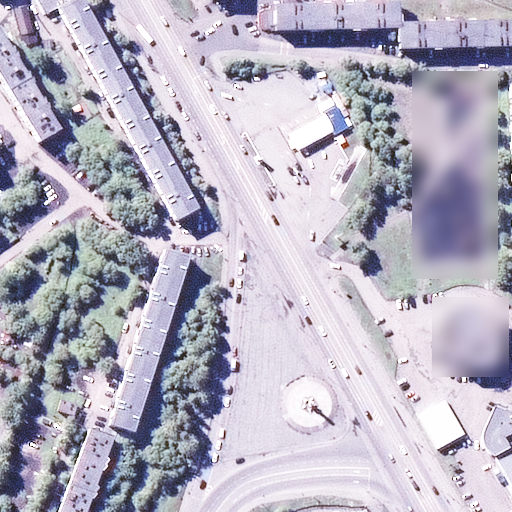
#> input picture data/test-images/12513_100_26.png, 512 x 512 px; its folder holds only this picture in this run
$ jupyter execute --allow-errors draw.ipynb
#> lines starting #> are read from the running program, lines starting #| are printed output that depends on the picture; after the words box and inside, x2 and y2 are one past the last pixel; in counts of white or black regions, pixels touching at a corner belong together
[cell 1]
import json
import pandas as pd

[cell 2]
with open("data/results-31.json") as f:
#> (reads data/results-31.json from the repository)
    data = json.load(f)

[cell 3]
test = pd.DataFrame(data)
test

[cell 4]
with open("data/image_file_name_to_image_id.json") as f:
#> (reads data/image_file_name_to_image_id.json from the repository)
    name_id = json.load(f)
df = pd.DataFrame(name_id,index=range(0,1))
df = df.T.reset_index()
df.columns = ['Değer', 'Dosya Adı']  #
id_name = dict(zip(df['Dosya Adı'], df['Değer']))
id_name

[cell 5]
test['image_id']  =test['image_id'].apply(lambda x: id_name[x])
test

#> (a cell that did not finish here is left out)

[cell 7]
import cv2


def draw_boxes(x):
    # Resmi yükleyelim
#> called with x = '12513_100_26.png'
    image_path = 'data/test-images/'  # Görüntü dosyasının yolu
    image = cv2.imread(image_path+x)
#> image is the input picture: shape (512, 512, 3); mean B, G, R 191.5, 176.4, 180.5

    # category_id'ye göre renk paleti oluşturma
    category_colors = {
        1: (255, 0, 0),   # Kategori 1 için kırmızı
        2: (0, 255, 0),   # Kategori 2 için yeşil
        3: (0, 0, 255),   # Kategori 3 için mavi
        4: (102,0,153)
    }
    boxes = test[test['image_id'] == x]


    # Bbox'ları çizme işlemi
    for i in range(0,len(boxes)):
    # bounding box koordinatları
        x_min, y_min, width, height = boxes['bbox'].iloc[i]
        x_max, y_max = x_min + width, y_min + height

        # category_id'ye göre renk seçimi
        color = category_colors.get(boxes['category_id'].iloc[i], (255, 255, 255))  # Varsayılan beyaz renk

        # Bounding box çizimi
        cv2.rectangle(image, (int(x_min), int(y_min)), (int(x_max), int(y_max)), color, 2)

        # Kategoriyi resim üzerinde gösterme (optional)
        categ = categories[boxes['category_id'].iloc[i]]
        cv2.putText(image, f"{categ}: {boxes['category_id'].iloc[i]}", (int(x_min), int(y_min)-10), cv2.FONT_HERSHEY_SIMPLEX, 0.9, color, 2)
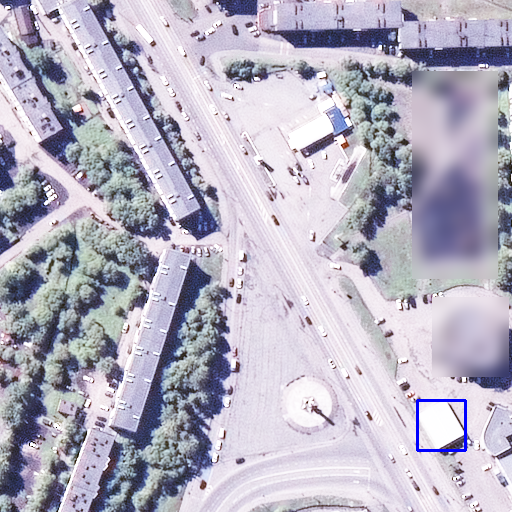
#> image: shape (512, 512, 3); 0.22% of pixels changed, all inside (x1, y1, x2, y2) = (416, 399, 467, 452)

    # OpenCV kullanarak sonucu kaydedelim
    output_image_path = './output/'+x
    cv2.imwrite(output_image_path, image)
